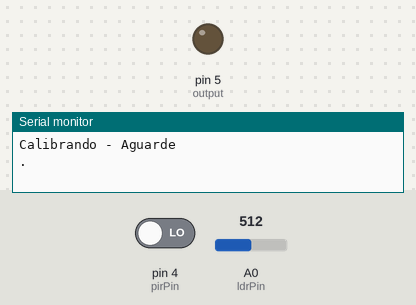
Simulated run of this sketch. Board: Arduino Uno, built with avr-gcc and run on an emulated ATmega328P. Parts: output pins drawn as LEDs (lit = HIGH), the last lines printed to the serial monitor. Inputs (shaded band) come from the test bench; at power-on: pin 4 (pirPin) LOW, A0 (ldrPin) = 512.

Above: at 0.1 s.
At 30.1 s:
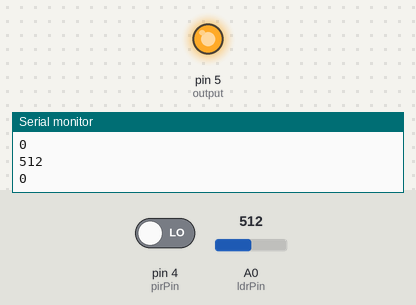
Timing chart, 0 to 31.6 s (numbered marks = the images above):
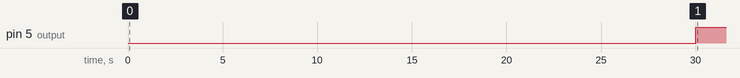

Measured:
- by itself, pin 5 (output): LOW → HIGH at 30.0 s

The sketch:

vida-luz.ino
```cpp
/*
  Projeto Vida Luz - Primeiros Passos
  Hardware Utilizado: Nodemcu v1.0, LDR, Sensor PIR
  Autor: Yhan Christian Souza Silva - versão 0.2
*/

// -- Definições de Hardware --

#define ldrPin 0
#define output 5
#define pirPin 4

// -- Variáveis --

unsigned long previousMillis01  = 0;
unsigned long previousMillis02  = 0;
const long interval01 = 1000;
const long interval02 = 30000;
const int calibrationTime = 30;

// -- Protótipo de funções auxiliares --

int readLdr();
boolean readPir();
boolean turnOn();
void turnOff();

// -- Setup --

void setup() {
  Serial.begin(9600);
  pinMode(output, OUTPUT);
  pinMode(pirPin, INPUT);
  Serial.println("Calibrando - Aguarde");
  for (unsigned int i = 0; i < calibrationTime; i++) {
    Serial.print(".");
    delay(1000);
  }
}

// -- Loop --
void loop() {
  if (millis() - previousMillis01 >= interval01) {
    readLdr();
    readPir();
    turnOn();
    previousMillis01 = millis();
  }
  if (millis() - previousMillis02 >= interval02) {
    turnOff();
    previousMillis02 = millis();
  }
}

// -- Funções Auxiliares --

int readLdr() {
  unsigned int ldrValue = 0;
  ldrValue = analogRead(ldrPin);
  Serial.println(ldrValue);
  return ldrValue;
}

boolean readPir() {
  boolean pirState = false;
  pirState = digitalRead(pirPin);
  Serial.println(pirState);
  return pirState;
}

boolean turnOn() {
  int lowLight = readLdr();
  boolean outState;
  boolean detectMotion = readPir();
  if (lowLight < 150 && detectMotion)
  {
    digitalWrite(output, LOW);
    outState = true;
    previousMillis02 = millis();
  }
  else outState = false;
  return outState;
}

void turnOff() {
  if (!turnOn()) digitalWrite(output, HIGH);
}
```
